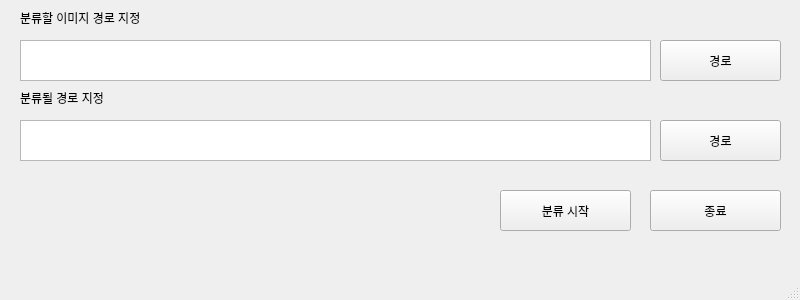
<?xml version="1.0" encoding="UTF-8"?>
<ui version="4.0">
 <class>MainWindow</class>
 <widget class="QMainWindow" name="MainWindow">
  <property name="geometry">
   <rect>
    <x>0</x>
    <y>0</y>
    <width>800</width>
    <height>300</height>
   </rect>
  </property>
  <property name="windowTitle">
   <string>MainWindow</string>
  </property>
  <widget class="QWidget" name="centralwidget">
   <widget class="QTextEdit" name="startDirT">
    <property name="geometry">
     <rect>
      <x>20</x>
      <y>40</y>
      <width>631</width>
      <height>41</height>
     </rect>
    </property>
   </widget>
   <widget class="QPushButton" name="startDirB">
    <property name="geometry">
     <rect>
      <x>660</x>
      <y>40</y>
      <width>121</width>
      <height>41</height>
     </rect>
    </property>
    <property name="text">
     <string>경로</string>
    </property>
   </widget>
   <widget class="QLabel" name="label">
    <property name="geometry">
     <rect>
      <x>20</x>
      <y>10</y>
      <width>171</width>
      <height>16</height>
     </rect>
    </property>
    <property name="text">
     <string>분류할 이미지 경로 지정</string>
    </property>
   </widget>
   <widget class="QTextEdit" name="endDirT">
    <property name="geometry">
     <rect>
      <x>20</x>
      <y>120</y>
      <width>631</width>
      <height>41</height>
     </rect>
    </property>
   </widget>
   <widget class="QLabel" name="label_2">
    <property name="geometry">
     <rect>
      <x>20</x>
      <y>90</y>
      <width>171</width>
      <height>16</height>
     </rect>
    </property>
    <property name="text">
     <string>분류될 경로 지정</string>
    </property>
   </widget>
   <widget class="QPushButton" name="endDirB">
    <property name="geometry">
     <rect>
      <x>660</x>
      <y>120</y>
      <width>121</width>
      <height>41</height>
     </rect>
    </property>
    <property name="text">
     <string>경로</string>
    </property>
   </widget>
   <widget class="QPushButton" name="startB">
    <property name="geometry">
     <rect>
      <x>500</x>
      <y>190</y>
      <width>131</width>
      <height>41</height>
     </rect>
    </property>
    <property name="text">
     <string>분류 시작</string>
    </property>
   </widget>
   <widget class="QPushButton" name="closeB">
    <property name="geometry">
     <rect>
      <x>650</x>
      <y>190</y>
      <width>131</width>
      <height>41</height>
     </rect>
    </property>
    <property name="text">
     <string>종료</string>
    </property>
   </widget>
  </widget>
  <widget class="QMenuBar" name="menubar">
   <property name="geometry">
    <rect>
     <x>0</x>
     <y>0</y>
     <width>800</width>
     <height>26</height>
    </rect>
   </property>
  </widget>
  <widget class="QStatusBar" name="statusbar"/>
 </widget>
 <resources/>
 <connections/>
</ui>
